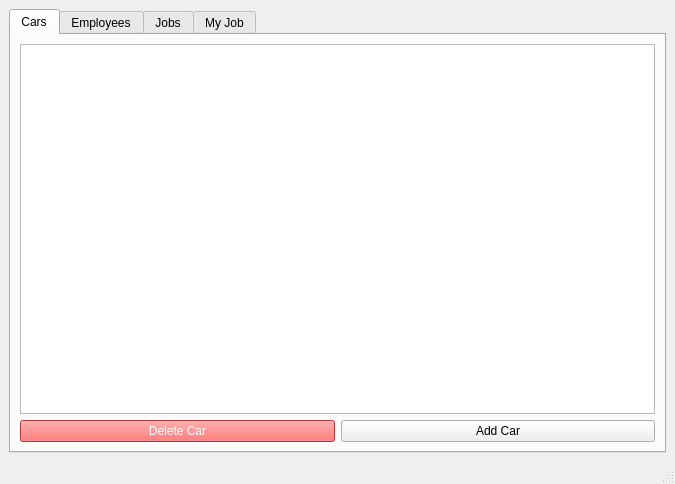
<?xml version="1.0" encoding="UTF-8"?>
<ui version="4.0">
 <class>MainWindow</class>
 <widget class="QMainWindow" name="MainWindow">
  <property name="geometry">
   <rect>
    <x>0</x>
    <y>0</y>
    <width>675</width>
    <height>484</height>
   </rect>
  </property>
  <property name="windowTitle">
   <string>MainWindow</string>
  </property>
  <widget class="QWidget" name="centralwidget">
   <layout class="QGridLayout" name="gridLayout">
    <item row="0" column="0">
     <widget class="QTabWidget" name="tabWidget">
      <property name="currentIndex">
       <number>0</number>
      </property>
      <widget class="QWidget" name="Samochody">
       <attribute name="title">
        <string>Cars</string>
       </attribute>
       <layout class="QHBoxLayout" name="horizontalLayout_3">
        <item>
         <layout class="QVBoxLayout" name="verticalLayout">
          <item>
           <widget class="QTableView" name="vehiclesTable"/>
          </item>
          <item>
           <layout class="QHBoxLayout" name="horizontalLayout_10">
            <item>
             <widget class="QPushButton" name="deleteVehicleButton">
              <property name="styleSheet">
               <string notr="true">background-color: #ff4444; color: white;</string>
              </property>
              <property name="text">
               <string>Delete Car</string>
              </property>
             </widget>
            </item>
            <item>
             <widget class="QPushButton" name="addvehicleButton">
              <property name="text">
               <string>Add Car</string>
              </property>
             </widget>
            </item>
           </layout>
          </item>
         </layout>
        </item>
       </layout>
      </widget>
      <widget class="QWidget" name="Pracownicy">
       <attribute name="title">
        <string>Employees</string>
       </attribute>
       <layout class="QHBoxLayout" name="horizontalLayout_4">
        <item>
         <layout class="QVBoxLayout" name="verticalLayout_2">
          <item>
           <widget class="QTableView" name="employeesTable"/>
          </item>
          <item>
           <layout class="QHBoxLayout" name="horizontalLayout_9">
            <item>
             <widget class="QPushButton" name="deleteEmployeeButton">
              <property name="styleSheet">
               <string notr="true">background-color: #ff4444; color: white;</string>
              </property>
              <property name="text">
               <string>Delete Employee</string>
              </property>
             </widget>
            </item>
            <item>
             <widget class="QPushButton" name="addEmployeeButton">
              <property name="text">
               <string>Add Employee</string>
              </property>
             </widget>
            </item>
           </layout>
          </item>
         </layout>
        </item>
       </layout>
      </widget>
      <widget class="QWidget" name="Zlecenia">
       <attribute name="title">
        <string>Jobs</string>
       </attribute>
       <layout class="QHBoxLayout" name="horizontalLayout_5">
        <item>
         <layout class="QVBoxLayout" name="verticalLayout_3">
          <item>
           <widget class="QTabWidget" name="ordersTabWidget">
            <property name="currentIndex">
             <number>1</number>
            </property>
            <widget class="QWidget" name="tab">
             <attribute name="title">
              <string>Active Jobs</string>
             </attribute>
             <layout class="QVBoxLayout" name="verticalLayout_5">
              <item>
               <widget class="QTableView" name="activeOrdersTable"/>
              </item>
              <item>
               <layout class="QHBoxLayout" name="horizontalLayout_6">
                <item>
                 <widget class="QPushButton" name="refreshActiveButton">
                  <property name="text">
                   <string>Refresh</string>
                  </property>
                 </widget>
                </item>
                <item>
                 <widget class="QPushButton" name="addOrderButton">
                  <property name="text">
                   <string>Add Job</string>
                  </property>
                 </widget>
                </item>
               </layout>
              </item>
             </layout>
            </widget>
            <widget class="QWidget" name="tab_2">
             <attribute name="title">
              <string>Done Jobs</string>
             </attribute>
             <layout class="QVBoxLayout" name="verticalLayout_6">
              <item>
               <widget class="QTableView" name="completedOrdersTable"/>
              </item>
              <item>
               <layout class="QHBoxLayout" name="horizontalLayout_7">
                <item>
                 <widget class="QPushButton" name="refreshCompleteButton">
                  <property name="text">
                   <string>Refresh</string>
                  </property>
                 </widget>
                </item>
                <item>
                 <widget class="QLabel" name="completeStatusLabel">
                  <property name="text">
                   <string>Overall Done: 0</string>
                  </property>
                 </widget>
                </item>
               </layout>
              </item>
             </layout>
            </widget>
           </widget>
          </item>
         </layout>
        </item>
       </layout>
      </widget>
      <widget class="QWidget" name="MojeZlecenie">
       <attribute name="title">
        <string>My Job</string>
       </attribute>
       <layout class="QVBoxLayout" name="verticalLayout_4">
        <item>
         <widget class="QTableView" name="myJobsTable">
          <property name="sizePolicy">
           <sizepolicy hsizetype="Expanding" vsizetype="Expanding">
            <horstretch>0</horstretch>
            <verstretch>0</verstretch>
           </sizepolicy>
          </property>
          <property name="sizeAdjustPolicy">
           <enum>QAbstractScrollArea::SizeAdjustPolicy::AdjustToContents</enum>
          </property>
          <property name="selectionMode">
           <enum>QAbstractItemView::SelectionMode::SingleSelection</enum>
          </property>
          <property name="selectionBehavior">
           <enum>QAbstractItemView::SelectionBehavior::SelectRows</enum>
          </property>
         </widget>
        </item>
        <item>
         <widget class="QGroupBox" name="groupBox">
          <property name="title">
           <string>Szczegóły zlecenia</string>
          </property>
          <layout class="QHBoxLayout" name="horizontalLayout_2">
           <item>
            <layout class="QHBoxLayout" name="horizontalLayout">
             <item>
              <widget class="QPushButton" name="acceptOrderButton">
               <property name="text">
                <string>Przyjmij</string>
               </property>
              </widget>
             </item>
             <item>
              <widget class="QPushButton" name="rejectOrderButton">
               <property name="text">
                <string>Odrzuć</string>
               </property>
              </widget>
             </item>
             <item>
              <widget class="QPushButton" name="startOrderButton">
               <property name="text">
                <string>Rozpocznij</string>
               </property>
              </widget>
             </item>
             <item>
              <widget class="QPushButton" name="completeOrderButton">
               <property name="text">
                <string>Zakończ</string>
               </property>
              </widget>
             </item>
            </layout>
           </item>
           <item>
            <widget class="QLabel" name="orderStatusLabel">
             <property name="text">
              <string>Status</string>
             </property>
            </widget>
           </item>
          </layout>
         </widget>
        </item>
       </layout>
      </widget>
     </widget>
    </item>
   </layout>
  </widget>
  <widget class="QMenuBar" name="menubar">
   <property name="geometry">
    <rect>
     <x>0</x>
     <y>0</y>
     <width>675</width>
     <height>22</height>
    </rect>
   </property>
  </widget>
  <widget class="QStatusBar" name="statusbar"/>
 </widget>
 <resources/>
 <connections/>
</ui>
